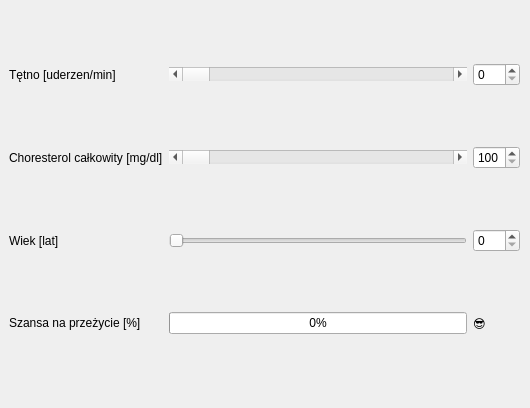
<?xml version="1.0" encoding="UTF-8"?>
<ui version="4.0">
 <class>Dialog</class>
 <widget class="QDialog" name="Dialog">
  <property name="geometry">
   <rect>
    <x>0</x>
    <y>0</y>
    <width>530</width>
    <height>408</height>
   </rect>
  </property>
  <property name="windowTitle">
   <string>Dialog</string>
  </property>
  <widget class="QWidget" name="gridLayoutWidget">
   <property name="geometry">
    <rect>
     <x>9</x>
     <y>9</y>
     <width>511</width>
     <height>381</height>
    </rect>
   </property>
   <layout class="QGridLayout" name="gridLayout">
    <item row="0" column="1">
     <widget class="QScrollBar" name="tentnoBar">
      <property name="maximum">
       <number>200</number>
      </property>
      <property name="orientation">
       <enum>Qt::Horizontal</enum>
      </property>
     </widget>
    </item>
    <item row="2" column="0">
     <widget class="QLabel" name="label_3">
      <property name="text">
       <string>Wiek [lat]</string>
      </property>
     </widget>
    </item>
    <item row="0" column="2">
     <widget class="QSpinBox" name="tentoBox">
      <property name="maximum">
       <number>200</number>
      </property>
     </widget>
    </item>
    <item row="1" column="0">
     <widget class="QLabel" name="label_2">
      <property name="text">
       <string>Choresterol całkowity [mg/dl]</string>
      </property>
     </widget>
    </item>
    <item row="2" column="2">
     <widget class="QSpinBox" name="wiekBox">
      <property name="maximum">
       <number>100</number>
      </property>
     </widget>
    </item>
    <item row="0" column="0">
     <widget class="QLabel" name="label">
      <property name="text">
       <string>Tętno [uderzen/min]</string>
      </property>
     </widget>
    </item>
    <item row="3" column="0">
     <widget class="QLabel" name="label_4">
      <property name="text">
       <string>Szansa na przeżycie [%]</string>
      </property>
     </widget>
    </item>
    <item row="1" column="1">
     <widget class="QScrollBar" name="cholBar">
      <property name="minimum">
       <number>100</number>
      </property>
      <property name="maximum">
       <number>300</number>
      </property>
      <property name="orientation">
       <enum>Qt::Horizontal</enum>
      </property>
     </widget>
    </item>
    <item row="1" column="2">
     <widget class="QSpinBox" name="cholBox">
      <property name="minimum">
       <number>100</number>
      </property>
      <property name="maximum">
       <number>300</number>
      </property>
     </widget>
    </item>
    <item row="2" column="1">
     <widget class="QSlider" name="wiekBar">
      <property name="maximum">
       <number>100</number>
      </property>
      <property name="orientation">
       <enum>Qt::Horizontal</enum>
      </property>
     </widget>
    </item>
    <item row="3" column="2">
     <widget class="QLabel" name="progress">
      <property name="text">
       <string>😎</string>
      </property>
     </widget>
    </item>
    <item row="3" column="1">
     <widget class="QProgressBar" name="progressBar">
      <property name="value">
       <number>0</number>
      </property>
     </widget>
    </item>
   </layout>
  </widget>
 </widget>
 <resources/>
 <connections/>
</ui>
